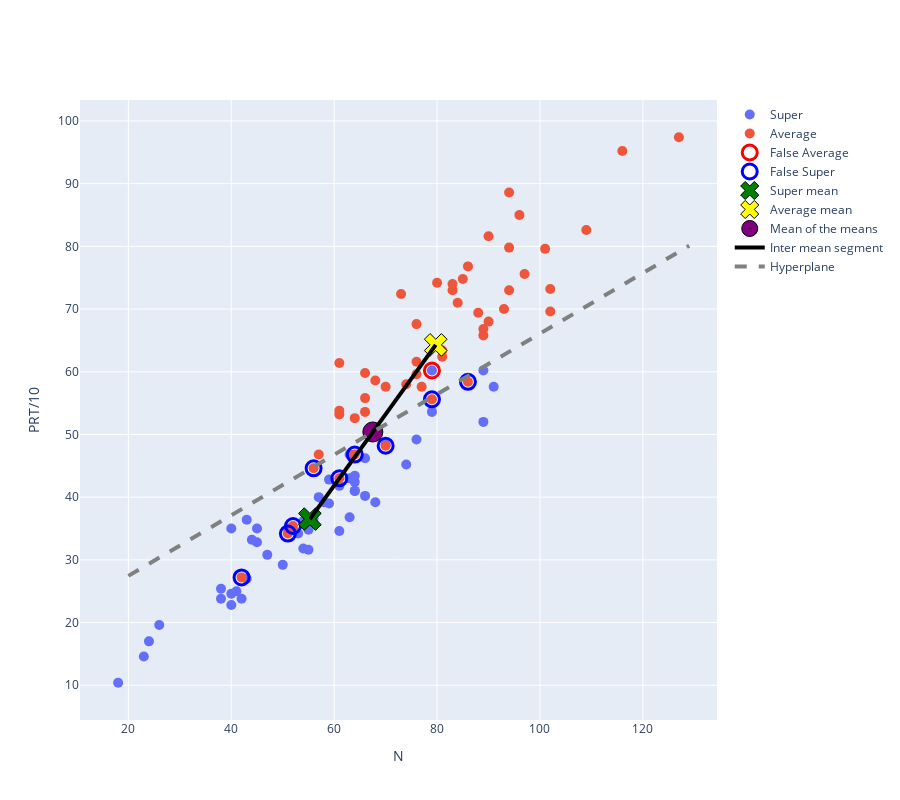

Write notebook code for a chart like this one.
### Markdown cell above
-Represent geometrically the patterns, class means, and decision
hyperplane?

### Code cell
fig=go.Figure()
fig.add_trace(go.Scatter(x=NSup,y=PRT10Sup,name='Super'))
fig.add_trace(go.Scatter(x=NAvg,y=PRT10Avg,name='Average'))
fig.update_traces(marker=dict(size=10))


ixFP=np.where((y[ixAverage]!=yp[ixAverage]))[0]+50
ixFN=np.where((y[ixSuper]!=yp[ixSuper]))[0]

fig.add_trace(go.Scatter(x=X[ixFN,0],y=X[ixFN,1],name='False Average',marker_size=15,
                         marker_symbol="circle-open",marker=dict(color="red",
                                                                 line=dict(width=3,color='red'))))
fig.add_trace(go.Scatter(x=X[ixFP,0],y=X[ixFP,1],name='False Super',marker_size=15,
                         marker_symbol="circle-open",marker=dict(color="blue",
                                                                 line=dict(width=3,color='blue'))))
fig.add_trace(go.Scatter(x=muSup[0],y=muSup[1], marker_size=20,
                         marker_symbol='x',name='Super mean',
                         marker=dict(color="green",line=dict(width=1,
                                        color='black'))))
fig.add_trace(go.Scatter(x=muAvg[0],y=muAvg[1], marker_size=20,
                         marker_symbol='x',name='Average mean',
                         marker=dict(color="yellow",line=dict(width=1,
                                        color='black'))))
fig.add_trace(go.Scatter(x=(muSup[0]+muAvg[0])/2,y=(muSup[1]+muAvg[1])/2, marker_size=20,
                         marker_symbol="circle-dot",name='Mean of the means',
                         marker=dict(color="purple",line=dict(width=1,
                                        color='black'))))

fig.update_traces(mode='markers')
fig.add_trace(go.Scatter(x=[muSup[0][0],muAvg[0][0]],y=[muSup[1][0],muAvg[1][0]],
                         mode='lines', line=dict(color="black",width=4),name='Inter mean segment'))


W=((muSup-muAvg).T@Ci).T
b=-0.5*(muSup-muAvg).T@Ci@(muSup+muAvg)

x1=np.arange(20,130,1)

x2=-(W[0,0]/W[1,0])*x1-b/W[1,0]
fig.add_trace(go.Scatter(x=x1,y=x2.flatten(),
                         mode='lines', line=dict(dash='dash',color="gray",width=4),name='Hyperplane'))

fig.update_xaxes(title_text='N')
fig.update_yaxes(title_text='PRT/10')
fig.update_layout(
    autosize=False,
    width=900,
    height=800)
fig.show()

### Figure 1 — Plotly figure (JSON) as saved in the notebook; plotly's stock layout.template omitted (floating-point values rounded to 4 significant figures)
{"data": [{"marker": {"size": 10}, "mode": "markers", "name": "Super", "type": "scatter", "x": [41.0, 42.0, 26.0, 63.0, 45.0, 55.0, 57.0, 66.0, 64.0, 38.0, 40.0, 54.0, 55.0, 54.0, 59.0, 74.0, 63.0, 70.0, 56.0, 38.0, 45.0, 61.0, 91.0, 61.0, 66.0, 50.0, 63.0, 51.0, 24.0, 64.0, 64.0, 53.0, 43.0, 79.0, 44.0, 79.0, 58.0, 68.0, 18.0, 64.0, 59.0, 40.0, 40.0, 43.0, 89.0, 23.0, 47.0, 76.0, 52.0, 89.0], "y": [25.0, 23.8, 19.6, 36.8, 35.0, 31.6, 40.0, 40.2, 42.4, 25.4, 35.0, 31.8, 34.8, 36.2, 42.8, 45.2, 46.8, 48.4, 36.6, 23.8, 32.8, 41.8, 57.6, 34.6, 46.2, 29.2, 43.0, 35.0, 17.0, 41.0, 41.0, 34.2, 27.0, 60.2, 33.2, 53.6, 39.2, 39.2, 10.4, 43.4, 39.0, 24.6, 22.8, 36.4, 60.2, 14.6, 30.8, 49.2, 34.8, 52.0]}, {"marker": {"size": 10}, "mode": "markers", "name": "Average", "type": "scatter", "x": [76.0, 77.0, 81.0, 74.0, 70.0, 70.0, 76.0, 52.0, 42.0, 81.0, 56.0, 102.0, 86.0, 88.0, 109.0, 57.0, 61.0, 61.0, 61.0, 101.0, 96.0, 64.0, 94.0, 51.0, 61.0, 68.0, 84.0, 127.0, 93.0, 94.0, 90.0, 66.0, 66.0, 85.0, 102.0, 94.0, 83.0, 89.0, 79.0, 66.0, 83.0, 90.0, 97.0, 80.0, 76.0, 116.0, 86.0, 64.0, 89.0, 73.0], "y": [59.6, 57.6, 62.4, 58.0, 48.2, 57.6, 61.6, 35.4, 27.2, 63.4, 44.6, 69.6, 58.4, 69.4, 82.6, 46.8, 61.4, 53.2, 43.0, 79.6, 85.0, 52.6, 79.8, 34.2, 53.8, 58.6, 71.0, 97.4, 70.0, 73.0, 68.0, 55.8, 59.8, 74.8, 73.2, 88.6, 73.0, 65.8, 55.6, 53.6, 74.0, 81.6, 75.6, 74.2, 67.6, 95.2, 76.8, 46.8, 66.8, 72.4]}, {"marker": {"color": "red", "line": {"color": "red", "width": 3}, "size": 15, "symbol": "circle-open"}, "mode": "markers", "name": "False Average", "type": "scatter", "x": [79.0], "y": [60.2]}, {"marker": {"color": "blue", "line": {"color": "blue", "width": 3}, "size": 15, "symbol": "circle-open"}, "mode": "markers", "name": "False Super", "type": "scatter", "x": [70.0, 52.0, 42.0, 56.0, 86.0, 61.0, 51.0, 79.0, 64.0], "y": [48.2, 35.4, 27.2, 44.6, 58.4, 43.0, 34.2, 55.6, 46.8]}, {"marker": {"color": "green", "line": {"color": "black", "width": 1}, "size": 20, "symbol": "x"}, "mode": "markers", "name": "Super mean", "type": "scatter", "x": [55.28], "y": [36.5]}, {"marker": {"color": "yellow", "line": {"color": "black", "width": 1}, "size": 20, "symbol": "x"}, "mode": "markers", "name": "Average mean", "type": "scatter", "x": [79.74], "y": [64.28]}, {"marker": {"color": "purple", "line": {"color": "black", "width": 1}, "size": 20, "symbol": "circle-dot"}, "mode": "markers", "name": "Mean of the means", "type": "scatter", "x": [67.51], "y": [50.39]}, {"line": {"color": "black", "width": 4}, "mode": "lines", "name": "Inter mean segment", "type": "scatter", "x": [55.28, 79.74], "y": [36.5, 64.28]}, {"line": {"color": "gray", "dash": "dash", "width": 4}, "mode": "lines", "name": "Hyperplane", "type": "scatter", "x": [20, 21, 22, 23, 24, 25, 26, 27, 28, 29, 30, 31, 32, 33, 34, 35, 36, 37, 38, 39, 40, 41, 42, 43, 44, 45, 46, 47, 48, 49, 50, 51, 52, 53, 54, 55, 56, 57, 58, 59, 60, 61, 62, 63, 64, 65, 66, 67, 68, 69, 70, 71, 72, 73, 74, 75, 76, 77, 78, 79, 80, 81, 82, 83, 84, 85, 86, 87, 88, 89, 90, 91, 92, 93, 94, 95, 96, 97, 98, 99, 100, 101, 102, 103, 104, 105, 106, 107, 108, 109, 110, 111, 112, 113, 114, 115, 116, 117, 118, 119, 120, 121, 122, 123, 124, 125, 126, 127, 128, 129], "y": [27.45, 27.93, 28.41, 28.9, 29.38, 29.86, 30.34, 30.83, 31.31, 31.79, 32.28, 32.76, 33.24, 33.73, 34.21, 34.69, 35.17, 35.66, 36.14, 36.62, 37.11, 37.59, 38.07, 38.56, 39.04, 39.52, 40.0, 40.49, 40.97, 41.45, 41.94, 42.42, 42.9, 43.39, 43.87, 44.35, 44.83, 45.32, 45.8, 46.28, 46.77, 47.25, 47.73, 48.22, 48.7, 49.18, 49.66, 50.15, 50.63, 51.11, 51.6, 52.08, 52.56, 53.05, 53.53, 54.01, 54.49, 54.98, 55.46, 55.94, 56.43, 56.91, 57.39, 57.88, 58.36, 58.84, 59.32, 59.81, 60.29, 60.77, 61.26, 61.74, 62.22, 62.71, 63.19, 63.67, 64.15, 64.64, 65.12, 65.6, 66.09, 66.57, 67.05, 67.54, 68.02, 68.5, 68.98, 69.47, 69.95, 70.43, 70.92, 71.4, 71.88, 72.37, 72.85, 73.33, 73.81, 74.3, 74.78, 75.26, 75.75, 76.23, 76.71, 77.2, 77.68, 78.16, 78.64, 79.13, 79.61, 80.09]}], "layout": {"autosize": false, "height": 800, "width": 900, "xaxis": {"title": {"text": "N"}}, "yaxis": {"title": {"text": "PRT/10"}}}}
